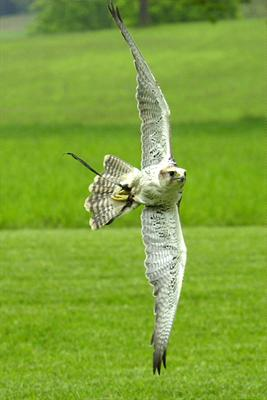
#> input picture data/1600.jpg, 267 x 400 px
$ python image_histogram_qualization.py data/1600.jpg   (older library calls are emulated)
#> lines starting #> are read from the running program, lines starting #| are printed output that depends on the picture
#!/usr/bin/env python2.7
#coding=utf-8
#图像直方图均衡化算法

from PIL import Image, ImageDraw
from matplotlib import pyplot as plt
import sys
import numpy as np

def func_img(path):
#> called with path = 'data/1600.jpg'
    img = Image.open(path)
#> img is the input picture: PIL image 267x400 RGB; mean R, G, B 127.2, 163.2, 56.3
    img_gray = img.convert('L')#将图像转为灰度，减少计算的维度
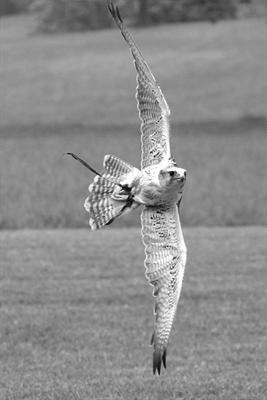
#> img_gray: PIL image 267x400 L; min 1, max 255, mean 140.2
    img_gray_array = np.array(img_gray)

    #img_gray.show('img_gray')
    w, h = img_gray_array.shape[0], img_gray_array.shape[1]
#> w = 400; h = 267

    #p1 = plt.hist(img_gray_array.reshape(img_gray_array.size, 1))

    #plt.show()

    #创建直方图
    n = np.zeros((256),dtype = np.float)
    p = np.zeros((256),dtype = np.float)
    c = np.zeros((256),dtype = np.float)

    #遍历图像的每个像素,得到统计分布直方图
    for x in range(0,img_gray_array.shape[0]):
        for y in range(0,img_gray_array.shape[1]):
            #print im_gray[x][y]
            n[img_gray_array[x][y]] += 1

    #归一化
    for i in range(0,256):
        p[i] = n[i]/float(img_gray_array.size)

    #计算累积直方图
    c[0] = p[0]
    for i in range(1,256):
        c[i] = c[i-1]+p[i]
#> after the loop, c = 256 values from 0 to 1

    des = np.zeros((w,h),dtype=np.uint8)

    for x in range(0,w):
        for y in range(0,h):
            des[x][y] = 255*c[img_gray_array[x][y]]
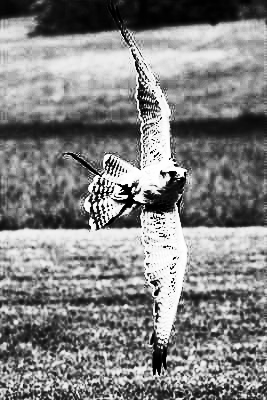
#> des: shape (400, 267); min 0, max 254, mean 129.5
    plt.figure()
    plt.imshow(des, cmap='gray')
    plt.show()
    #p2 = plt.hist(des.reshape(des.size,1))

if __name__ == "__main__":
    if len(sys.argv) == 2:
        func_img(sys.argv[1])

$ run again, on data/vessels3.bmp
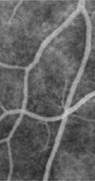
#> input picture data/vessels3.bmp, 95 x 181 px
#> in func_img, img is the input picture: PIL image 95x181 RGB; min 37, max 208, mean 100.3
#> after the loop in func_img, `for x in range(0,w):`:
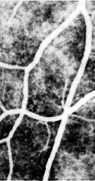
#> des: shape (181, 95); min 0, max 254, mean 128.5
